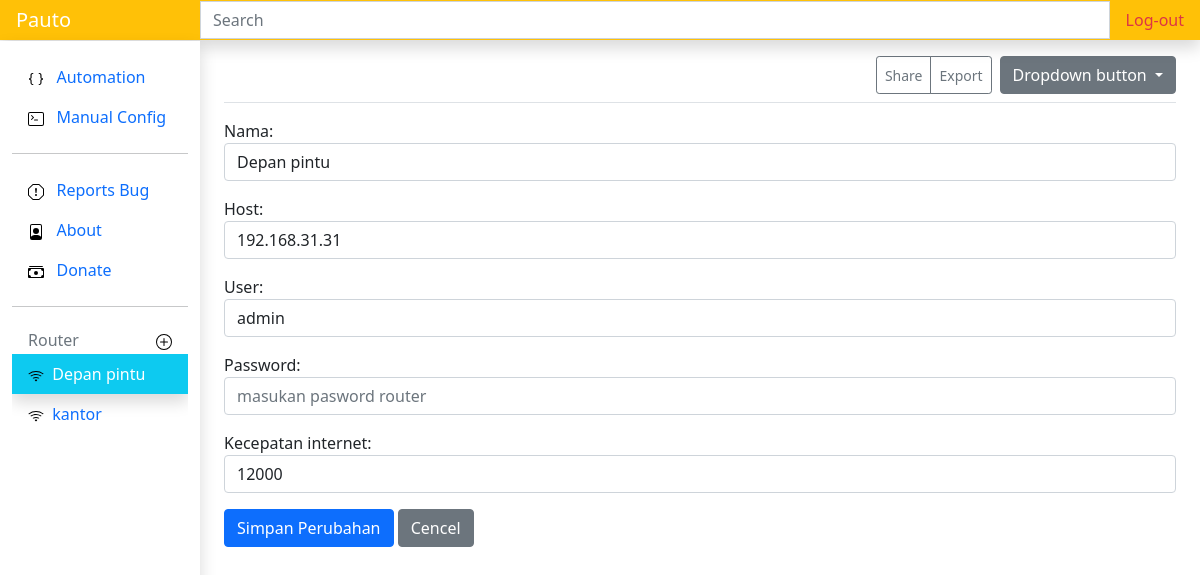
Page /updaterouter/1 (signed in) on the committed database.
### routerapp/models.py (models this page shows, shortened)
class Routerm(models.Model):
    nama = models.CharField(max_length=50)
    host = models.CharField(max_length=50)
    user = models.CharField(max_length=30)
    password = models.CharField(max_length=50, blank=True)
    kecepatan_internet = models.IntegerField(blank=True)
    pub_date = models.DateField(auto_now=True)

### routerapp/views.py (the view)
# urls.py: path('updaterouter/<int:idr>',views.updaterouter,name='uprouter'),
@login_required(login_url=settings.LOGIN_URL)
def updaterouter(request, idr):
    router = Routerm.objects.get(id=idr)
    if request.method == 'POST':
        form = RoutermForm(request.POST, instance=router)
        if form.is_valid():
            form.save()
            messages.success(request,"berhasil mengubah router")
            return redirect('router', idr)
    else:
        form = RoutermForm(instance=router)
        routerside = Routerm.objects.all()
        context = {
            'idk' : idr,
            'form' : form,
            'routerside': routerside
        }
        return render(request, 'uprouter.html', context)

### routerapp/forms.py
class RoutermForm(ModelForm):
    class Meta:
        model = Routerm
        fields = '__all__'
        widgets = {
            'nama': forms.TextInput({'class': 'form-control', 'placeholder': 'masukan nama untuk router'}),
            'host': forms.TextInput({'class': 'form-control', 'placeholder': 'alamat host router | contoh: 192.168.1.1'}),
            'user': forms.TextInput({'class': 'form-control', 'placeholder': 'masukan username router'}),
            'password': forms.TextInput({'class': 'form-control', 'placeholder': 'masukan pasword router'}),
            'kecepatan_internet': forms.TextInput({'class': 'form-control', 'placeholder': 'dalam kilobyte'}),
        }

### routerapp/templates/uprouter.html (shortened to what this page needs)
{% extends 'base.html' %}
{% load static %}
{% block content %}
    <form action="" method="post">
        {{form.as_p}}
        <input class="btn btn-primary" type="submit" value="Simpan Perubahan">
        <a href="{% url 'router' idk %}" class="btn btn-secondary" >Cencel</a>
    </form>
{% endblock content %}
{% block routerside %}
{% include 'routerside.html' %}
{% endblock routerside %}

### templates/routerside.html (shortened to what this page needs)
<div class="pb-lg-5 overflow-auto">
    {% load static %}
    {% for routerside in routerside %}
    <li class="nav-item">
        <a class="nav-link {% if routerside.id == idk %}shadow text-white bg-info{% endif %}" href="{% url 'router' routerside.id %}">
            <img src="{% static 'icons/wifi.svg' %}" alt="">&nbsp;
            {{routerside.nama}}
        </a>
    </li>
    {% endfor %}
</div>

### rows in the picture
Routerm: nama "Depan pintu", host "192.168.31.31", user "admin", kecepatan_internet "12000"
Routerm: nama "kantor"
